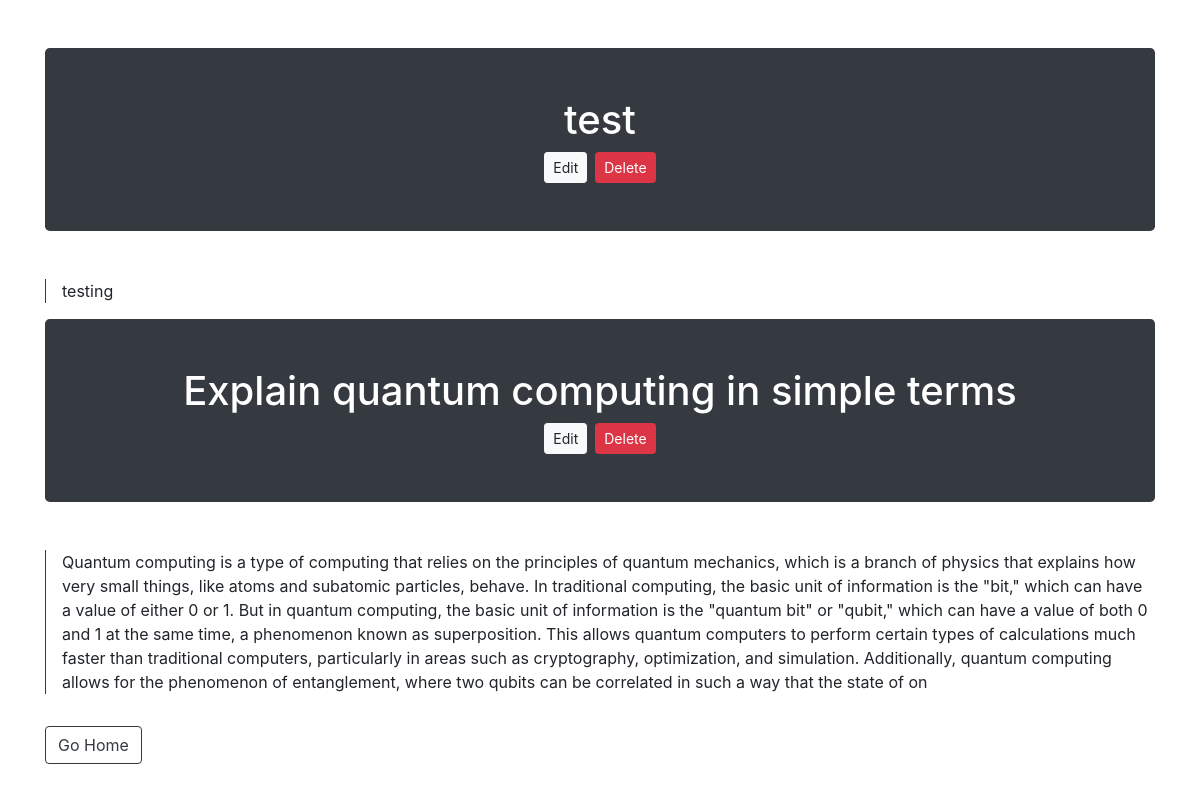
The page /view.php on the database its author committed.
### tables this page shows
CREATE TABLE `blog_data` (
  `id` int(11) NOT NULL,
  `title` varchar(100) NOT NULL,
  `content` longtext NOT NULL,
  `created_at` timestamp NOT NULL DEFAULT current_timestamp()
);

### logic.php (called while the page is built, shortened)
<?php
    $conn = mysqli_connect("localhost", "root", "", "blog");
    $sql = "SELECT * FROM blog_data";
    $query = mysqli_query($conn, $sql);
?>

### view.php (the view, shortened to what this page needs)
<?php
    include "logic.php";
?>
<!DOCTYPE html>
<html lang="en">
<head>
    <link rel="stylesheet" href="https://stackpath.bootstrapcdn.com/bootstrap/4.5.2/css/bootstrap.min.css">
</head>
<body>
   <div class="container mt-5">
        <?php foreach($query as $q){?>
            <div class="bg-dark p-5 rounded-lg text-white text-center">
                <h1><?php echo $q['title'];?></h1>
                <div class="d-flex mt-2 justify-content-center align-items-center">
                    <a href="edit.php?id=<?php echo $q['id']?>" class="btn btn-light btn-sm" name="edit">Edit</a>
                    <form method="POST">
                        <button class="btn btn-danger btn-sm ml-2" name="delete">Delete</button>
                    </form>
                </div>
            </div>
            <p class="mt-5 border-left border-dark pl-3"><?php echo $q['content'];?></p>
        <?php } ?>
        <a href="index.php" class="btn btn-outline-dark my-3">Go Home</a>
   </div>
</body>
</html>

### rows shown on the page
blog_data: title "test", content "testing"
blog_data: title "Explain quantum computing in simple terms", content "Quantum computing is a type of computing that relies on the principles of quantum mechanics, which is a branch of physics that explains how very small things, like atoms and subatomic particles, behave. In traditional computing, the basic unit of information is the \"bit,\" which can have a value of either 0 or 1. But in quantum computing, the basic unit of information is the \"quantum bit\" or \"qubit,\" which can have a value of both 0 and 1 at the same time, a phenomenon known as superposition. This allows quantum computers to perform certain types of calculations much faster than traditional computers, particularly in areas such as cryptography, optimization, and simulation. Additionally,…"
